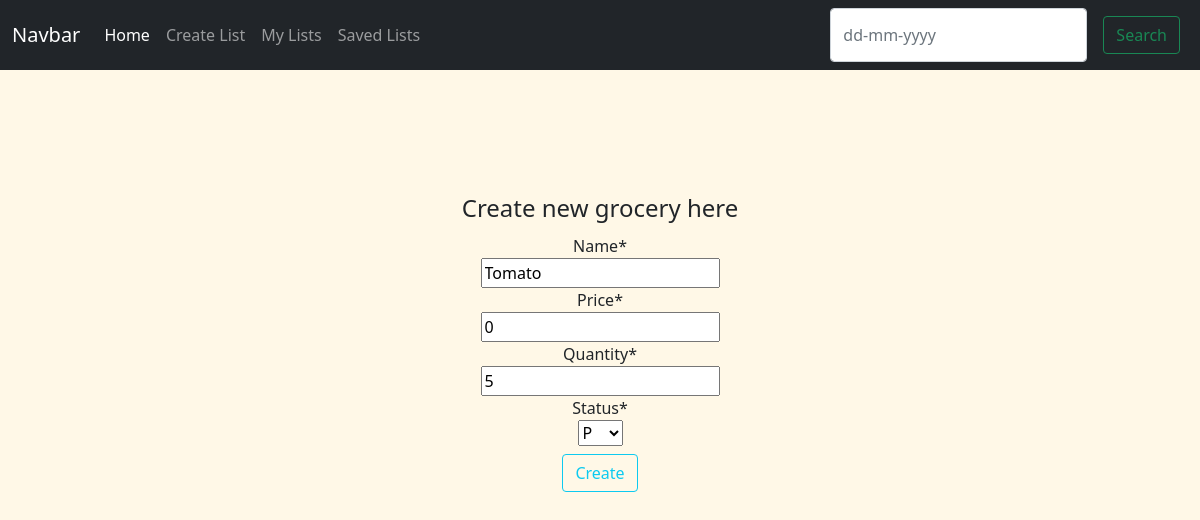
Page /update-grocery/1/ (signed in) on the committed database.
### grocery_app/models.py (models this page shows, shortened)
class Grocery(models.Model):
    name = models.CharField(max_length=40)
    price = models.IntegerField(default=0)
    quantity = models.IntegerField(default=0)
    status = models.CharField(max_length=20, default='Pending', choices=choices)
    class Meta:
        verbose_name = 'Groceries'

### grocery_app/views.py (the view)
# urls.py: path('update-grocery/<int:pk>/', views.GroceryUpdateView.as_view(), name='update-grocery'),
class GroceryUpdateView(LoginRequiredMixin, UpdateView):
    login_url = 'login/'
    model = Grocery
    fields = ['name', 'price', 'quantity', 'status']
    success_url = '/'

### grocery_app/templates/grocery_app/grocery_form.html (shortened to what this page needs)
{% extends 'grocery_app/layout.html' %}
{% load crispy_forms_tags %}
{% block body %}
<div class="content-section p-20">
  <form method="POST">
    <fieldset>
      <legend>Create new grocery here</legend>
      {{ form|crispy }}
    </fieldset>
    <div class="form-group">
      <button class="btn btn-outline-info" type="submit">Create</button>
    </div>
  </form>
</div>
{% endblock  %}

### static/grocery_app/main.css (style rules this page uses)
body { background-color: #fff8e7; }
button { margin: 0.5rem; }
.content-section { text-align: center; margin-top: 15vh; }

### rows in the picture
Grocery: name "Tomato", price "0", quantity "5", status "P"
